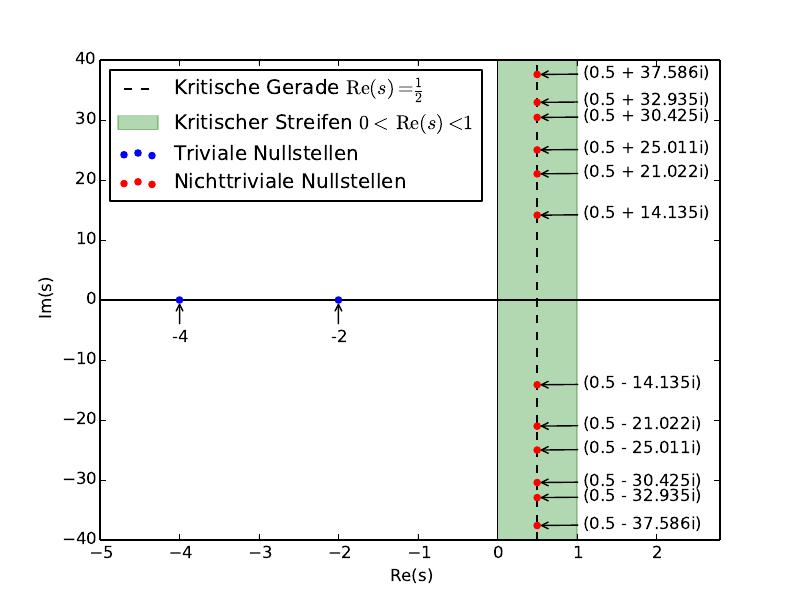

Python code for this plot:
import matplotlib.pyplot as plt
import matplotlib.patches as patches
import numpy as np
from mpmath import zetazero
import pylab

# zeta-zeroes-info.py zeichnet eine komplexe Zahlenebene, in der
# die Nullstellen der Zetafunktion dargestellt werden.

fix, ax = plt.subplots()

re_trivial = []
im_trivial = []
re_nontrivial = []
im_nontrivial = []

for k in range(0, 2):
    re_trivial.append(-2*(k+1))
    im_trivial.append(0)

for j in range(0,6):
    re_nontrivial.append(zetazero(j+1).real)
    im_nontrivial.append(zetazero(j+1).imag)
    re_nontrivial.append(zetazero(j+1).real)
    im_nontrivial.append(-zetazero(j+1).imag)

plt.axhline(0, color='black', alpha=1, linewidth=1)
plt.axvline(0, color='black', alpha=1, linewidth=1)
plt.axvline(0.5, color='black', alpha=1, linewidth=1, linestyle='dashed', label=r'Kritische Gerade $\operatorname{Re}(s)=\frac{1}{2}$')
ax.add_patch(patches.Rectangle((0,-40), 1, 80, color='green', fill=True, linewidth=1, alpha=0.3, zorder=0, label=r'Kritischer Streifen $0 < \,\operatorname{Re}(s) < 1$'))

plt.scatter(re_trivial, im_trivial, color='blue', label='Triviale Nullstellen', zorder=10)
plt.scatter(re_nontrivial, im_nontrivial, color='red', label='Nichttriviale Nullstellen', zorder=10)

for m in range(0, len(re_nontrivial)):
    if im_nontrivial[m] > 0:
        text = '(0.5 + ' + str(abs(round(im_nontrivial[m], 3))) + 'i)'
    else:
        text = '(0.5 - ' + str(abs(round(im_nontrivial[m], 3))) + 'i)'
    ax.annotate(text, xy=(re_nontrivial[m], im_nontrivial[m]), xycoords='data', xytext=(re_nontrivial[m]+0.58, im_nontrivial[m]-0.6), arrowprops=dict(arrowstyle="->"))

for n in range(0, len(re_trivial)):
    text = str(re_trivial[n])
    ax.annotate(text, xy=(re_trivial[n], im_trivial[n]), xycoords='data', xytext=(re_trivial[n]-0.0901, im_trivial[n]-7), arrowprops=dict(arrowstyle="->"))

plt.xlim(-5,2.8)
plt.ylim(-40,40)
plt.xlabel("Re(s)")
plt.ylabel("Im(s)")
plt.legend(loc='best')

pylab.savefig('zeta-zeroes-info.pdf')
